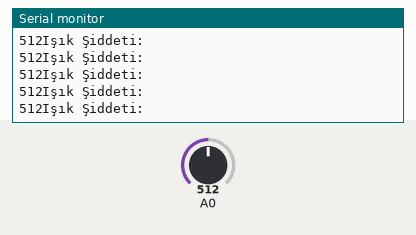
A sketch run on a simulated Arduino Uno, built with avr-gcc and run on an emulated ATmega328P. Shown: the last lines printed to the serial monitor. The test bench sets the inputs (shaded band); at power-on: A0 = 512.

Above: at 4.2 s.
4.3 s: A0 set to 981
At 4.9 s:
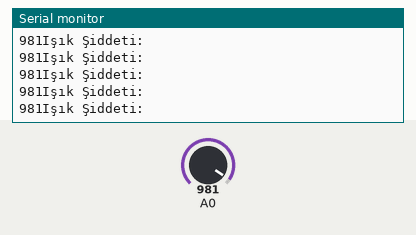
7.3 s: A0 set to 1014
At 8.2 s:
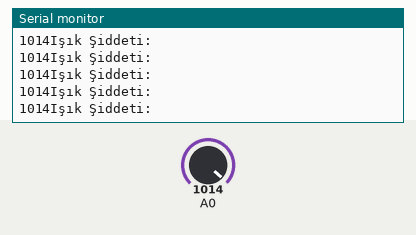
Timing chart, 0 to 10.3 s (numbered marks = the images above; inputs shaded):
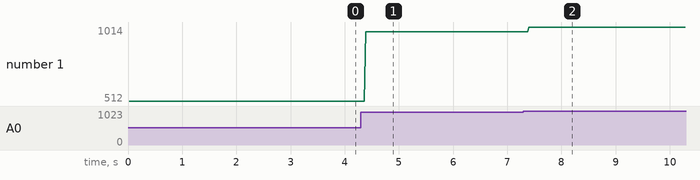

The sketch:

ldrdevresi.ino
```cpp
void setup() {
  Serial.begin(9600);


}

void loop() {
  int LDRDeger=analogRead(A0);
  Serial.println("Işık Şiddeti:");
  Serial.print(LDRDeger);

}
```

Measured:
- after the input at 4.3 s, the serial monitor: prints a new line after 0.09 s (image 1)
- after the input at 7.3 s, the serial monitor: prints a new line after 0.10 s (image 2)
- plotted number 1: 512 → 981 after the input at 4.3 s, 981 → 1014 after the input at 7.3 s
